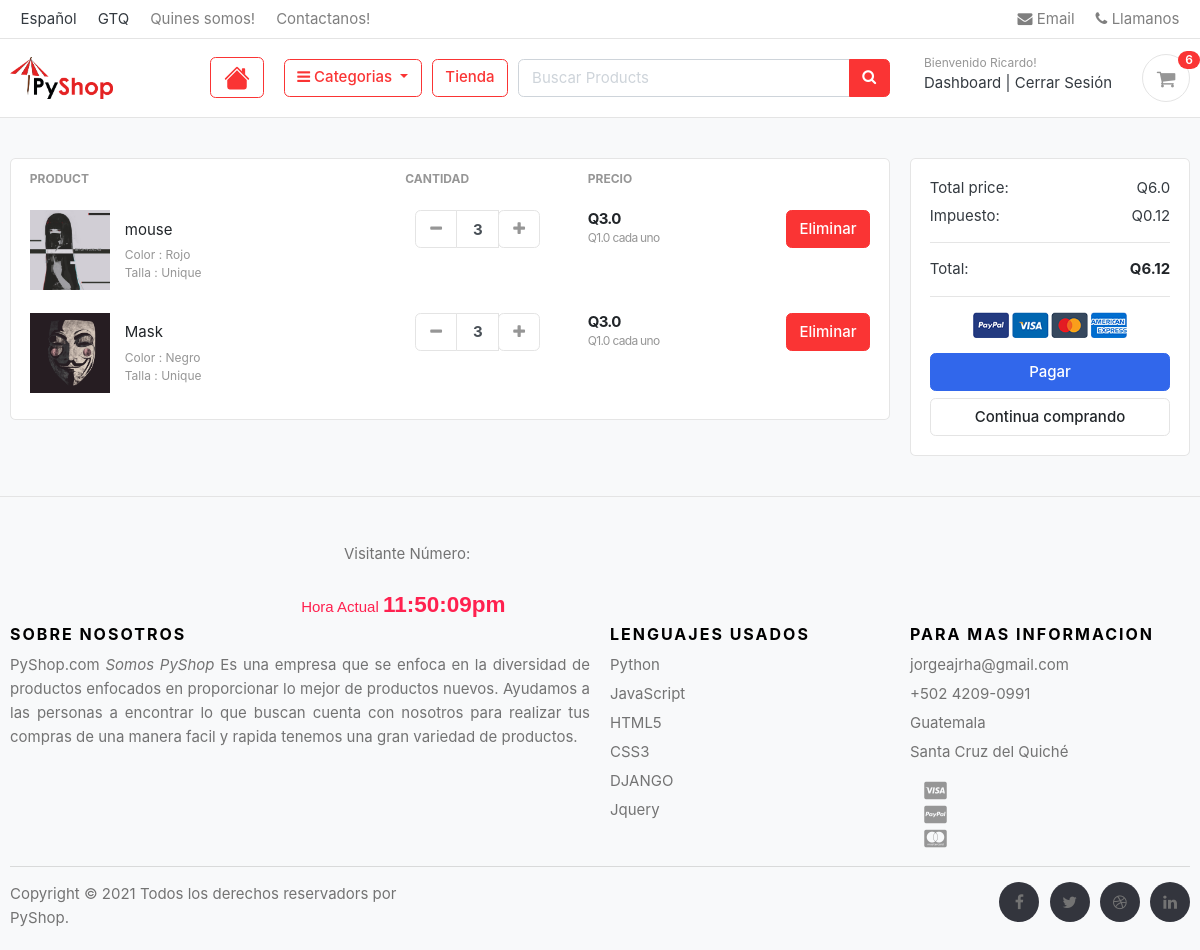
Screenshot of /cart/ (signed in) with the database file from the repository.
### accounts/models.py (models this page shows, shortened)
class Account(AbstractUser):
    first_name = models.CharField(max_length=50)
    last_name = models.CharField(max_length=50)
    username = models.CharField(max_length=50, unique=True)
    email = models.CharField(max_length=100, unique=True)
    phone_number = models.CharField(max_length=50)
    date_joined = models.DateTimeField(auto_now_add=True)
    last_login = models.DateTimeField(auto_now_add=True)
    is_admin = models.BooleanField(default=False)
    is_staff = models.BooleanField(default=False)
    is_active = models.BooleanField(default=False)
    is_superuser = models.BooleanField(default=False)
    USERNAME_FIELD = 'email'
    REQUIRED_FIELDS = [ 'username','first_name', 'last_name']
    objects = MyAccountManager()
    class Meta:
        verbose_name = "Account"
        verbose_name_plural = "Accounts"

### carts/models.py (models this page shows, shortened)
class CartItem(models.Model):
    user = models.ForeignKey(Account, on_delete=models.CASCADE, null=True)
    product = models.ForeignKey(Product, on_delete=models.CASCADE)
    variations = models.ManyToManyField(Variation, blank=True)
    cart = models.ForeignKey(Cart, on_delete=models.CASCADE, null=True)
    quantity = models.IntegerField()
    is_active = models.BooleanField(default=True)
    def sub_total(self):
        return self.product.price * self.quantity

### store/models.py (models this page shows, shortened)
class Product(models.Model):
    product_name = models.CharField(max_length=200, unique=True)
    slug = models.CharField(max_length=200, unique=True)
    description = models.TextField(max_length=500, blank=True)
    price = models.FloatField()
    images = models.ImageField(upload_to='photos/products')
    stock = models.IntegerField()
    is_available = models.BooleanField(default=True)
    category = models.ForeignKey(Category, on_delete=models.CASCADE)
    created_date =models.DateTimeField(auto_now_add=True)
    modified_date =models.DateTimeField(auto_now=True)
    def get_url(self):
        return reverse('product_detail', args=[self.category.slug, self.slug])

class Variation(models.Model):
    product = models.ForeignKey(Product, on_delete=models.CASCADE)
    variation_category = models.CharField(max_length=100,choices=variation_category_choice)
    variation_value = models.CharField(max_length=100)
    is_active = models.BooleanField(default=True)
    created_date = models.DateTimeField(auto_now_add=True)
    objects = VariationManager()

### carts/views.py (the view)
# urls.py: path('',views.cart,name="cart"),
def cart(request, total=0, quantity=0, cart_item=None):
    impuesto = 0
    grand_total = 0
    try:
        if request.user.is_authenticated:
            cart_items = CartItem.objects.filter(user=request.user,is_active=True)
        else:
            cart = Cart.objects.get(cart_id=__cart_id(request))
            cart_items = CartItem.objects.filter(cart=cart,is_active=True)
        total_price = 0
        total_products_quantity = 0
        for cart_item in cart_items:
            total_price += (cart_item.product.price*cart_item.quantity)
            total_products_quantity += cart_item.quantity
        impuesto = (2*total_price)/100 #suponiendo que el impuesto es de 2 porciento
        grand_total = total_price + impuesto
    except ObjectDoesNotExist:
        total_price = 0
        total_products_quantity = 0
        cart_items = 0
    context = {
        'total_price': total_price,
        'total_products_quantity': total_products_quantity,
        'cart_items': cart_items,
        'impuesto': impuesto,
        'grand_total': grand_total,
    }
    return render(request, "store/cart.html",context)

### carts/context_processors.py (called while the page is built)
def counter(request):
    cart_count = 0
    try:
        cart = Cart.objects.filter(cart_id=__cart_id(request))
        if request.user.is_authenticated:
            cart_items = CartItem.objects.all().filter(user=request.user)
        else:
            cart_items = CartItem.objects.all().filter(cart=cart[:1])
        for cart_item in cart_items:
            cart_count += cart_item.quantity
    except Cart.DoesNotExist:
        cart_count = 0
    return dict(cart_count=cart_count)

### carts/views.py (called while the page is built)
def __cart_id(request):
    cart_id = request.session.session_key
    if not cart_id:
        cart_id = request.session.create()
    return cart_id

### category/context_processors.py (called while the page is built)
def menu_links(request):
    links = Category.objects.all()
    return dict(links=links)

### category/models.py (called while the page is built)
    def get_url(self):
        return reverse('products_by_category',args=[self.slug])

### templates/store/cart.html (shortened to what this page needs)
{% extends 'base.html' %}
{% load static %}
{% block content %}
<section class="section-content padding-y bg">
    <div class="container">
    {% if cart_items|length == 0 %}
            <h2 class="text-center">Tu carrito de compras esta vacio!</h2>
            <br>
            <div class="text-center">
                <a href="{% url 'store' %}" class="btn btn-primary">Vamos a añadir algo! :)</a>
            </div>
    {% else %}
        <div class="row">
            <aside class="col-lg-9">
        <div class="card">
        <table class="table table-borderless table-shopping-cart">
        <thead class="text-muted">
        <tr class="small text-uppercase">
          <th scope="col">Product</th>
          <th scope="col" width="120">Cantidad</th>
          <th scope="col" width="120">Precio</th>
          <th scope="col" class="text-right" width="200"> </th>
        </tr>
        </thead>
        <tbody>
        {% for cart_item in cart_items %}
        <tr>
            <td>
                <figure class="itemside align-items-center">
                    <div class="aside">
                        <a href="{{ cart_item.product.get_url }}" class="img-wrap">
                            <img src="{{ cart_item.product.images.url }}" class="img-sm">
                        </a>
                    </div>
                    <figcaption class="info">
                        <a href="{{ cart_item.product.get_url }}" class="title text-dark">{{ cart_item.product.product_name }}</a>
                        <p class="text-muted small">
                            {% if cart_item.variations.all %}
                                {% for item in cart_item.variations.all %}
                                    {{ item.variation_category | capfirst}} : {{ item.variation_value | capfirst }}
                                    <br>
                                {% endfor %}
                            {% endif %}
                        </p>
                    </figcaption>
                </figure>
            </td>
            <td>
                            <div class="col">
                                <div class="input-group input-spinner">
                                    <div class="input-group-prepend">
                                        <a href="{% url 'remove_cart' cart_item.product.id cart_item.id %}" class="btn btn-light" type="button id="button-plus"> <i class="fa fa-minus"></i> </a>
                                    </div>
                                    <input type="text" class="form-control"  value="{{cart_item.quantity}}">
                                    <div class="input-group-append">
                                        <form action="{% url 'add_cart' cart_item.product.id  %}" method="POST">
                                        <button class="btn btn-light" type="submit" id="button-minus"> <i class="fa fa-plus"></i> </button>
                                        </form>
                                    </div>
                                </div>
                            </div>
            </td>
            <td>
                <div class="price-wrap">
                    <var class="price">Q{{ cart_item.sub_total }}</var>
                    <small class="text-muted"> Q{{ cart_item.product.price }} cada uno </small>
                </div>
            </td>
            <td class="text-right">
                <a href="{% url 'remove_cart_item' cart_item.product.id cart_item.id %}" class="btn btn-danger"> Eliminar</a>
            </td>
        </tr>
        {% endfor %}
            </tbody>
            </table>
            </div>
        </aside>
        <aside class="col-lg-3">
            <div class="card">
            <div class="card-body">
                <dl class="dlist-align">
                  <dt>Total price:</dt>
                  <dd class="text-right">Q{{ total_price }}</dd>
                </dl>
                <dl class="dlist-align">
                  <dt>Impuesto:</dt>
                  <dd class="text-right"> Q{{ impuesto }}</dd>
                </dl>
                <hr></hr>
                <dl class="dlist-align">
                  <dt>Total:</dt>
                  <dd class="text-right text-dark b"><strong>Q{{ grand_total }}</strong></dd>
                </dl>
                <hr></hr>
                <p class="text-center mb-3">
                    <img src="{% static 'images/misc/payments.png' %}" height="26">
                </p>
                <a href="{% url 'checkout' %}" class="btn btn-primary btn-block"> Pagar </a>
                <a href="{% url 'store' %}" class="btn btn-light btn-block">Continua comprando</a>
            </div>
            </div>
    </aside>
    </div>
    {% endif %}
    </div>
    </section>
{% endblock %}

### templates/includes/header.html (shortened to what this page needs)
{% load static %}
<header class="section-header">
  <nav class="navbar p-md-0 navbar-expand-sm navbar-light border-bottom">
    <div class="container">
      <div class="collapse navbar-collapse" id="navbarTop4">
        <ul class="navbar-nav mr-auto">
          <li class="nav-item dropdown">
            <a class="nav-link"> Español </a>
          </li>
          <li class="nav-item dropdown">
            <a  class="nav-link"> GTQ </a>
          </li>
          <li class="nav-item dropdown">
            <a href="{% url 'about_us' %}" class="nav-link"> Quines somos! </a>
          </li>
          <li class="nav-item dropdown">
            <a href="{% url 'contact_us' %}" class="nav-link"> Contactanos! </a>
          </li>
        </ul>
        <ul class="navbar-nav">
          <li>
            <a href="#" class="nav-link">
              <i class="fa fa-envelope"></i> Email
            </a>
          </li>
          <li>
            <a href="#" class="nav-link">
              <i class="fa fa-phone"></i> Llamanos</a
            >
          </li>
        </ul>
      </div>
    </div>
  </nav>
  <section class="header-main border-bottom">
    <div class="container">
      <div class="row align-items-center">
        <div class="col-lg-2 col-md-3 col-3">
          <a href="{% url 'home' %}" class="brand-wrap">
            <img class="logo" src="{% static './images/logo01.png' %}" />
          </a>
        </div>
        <div class="col-lg col-sm col-md col-3 flex-grow-0">
          <div class="category-wrap dropdown d-inline-block float-right">
            <a class="btn btn-outline-danger" href="{% url 'home' %}">
            </a>
            </div>
        </div>
        <div class="col-lg col-sm col-md col-6 flex-grow-0">
          <div class="category-wrap dropdown d-inline-block float-right">
            <button
              type="button"
              class="btn btn-outline-danger dropdown-toggle"
              data-toggle="dropdown"
            >
              <i class="fa fa-bars"></i> Categorias
            </button>
          </div>
        </div>
        <a href="{% url 'store' %}" class="btn btn-outline-danger">Tienda</a>
        <div class="col-lg col-md-6 col-sm-12 col">
          <form action="{% url 'search' %}" class="search">
            <div class="input-group w-100">
              <input
                type="text"
                class="form-control"
                style="width: 60%"
                placeholder="Buscar Products"
                name="keyword"
              />
              <div class="input-group-append">
                <button class="btn btn-danger" type="submit">
                  <i class="fa fa-search"></i>
                </button>
              </div>
            </div>
          </form>
        </div>
        <div class="col-lg-3 col-sm-6 col-8 order-2 order-lg-3">
          <div class="d-flex justify-content-end mb-3 mb-lg-0">
            {% if user.id is None %}
              <div class="widget-header">
                <small class="title text-muted">Bienvenido visitante!</small>
                <div>
                  <a href="{% url 'login' %}">Login</a>
                  <span class="dark-transp"> | </span>
                  <a href="{% url 'register' %}"> Registrar</a>
                </div>
              </div>
            {% else %}
              <div class="widget-header">
                <small class="title text-muted">Bienvenido {{ user.first_name | capfirst }}!</small>
                <div>
                  <a href="{% url 'dashboard' %}">Dashboard</a>
                  <span class="dark-transp"> | </span>
                  <a href="{% url 'logout' %}"> Cerrar Sesión</a>
                </div>
              </div>
            {% endif %}
            <a href="{% url 'cart' %}" class="widget-header pl-3 ml-3">
              <div class="icon icon-sm rounded-circle border">
                <i class="fa fa-shopping-cart"></i>
              </div>
              <span class="badge badge-pill badge-danger notify">{{ cart_count }}</span>
            </a>
          </div>
        </div>
      </div>
    </div>
  </section>
</header>

### ecommerce/static/css/ui.css (style rules this page uses)
html { font-family: "Inter", sans-serif; font-size: 15px; }
.img-wrap { text-align: center; display: block; }
.img-wrap img { max-width: 100%; }
.price-wrap { letter-spacing: -0.7px; }
.icon-xs, .icon-sm, .icon-md, .icon-lg { display: inline-block; text-align: center; flex-shrink: 0; flex-grow: 0; }
.icon-sm { width: 48px; height: 48px; line-height: 48px !important; font-size: 20px; }
.img-xs, .img-sm, .img-md, .img-lg { -o-object-fit: cover; object-fit: cover; flex-shrink: 0; flex-grow: 0; }
.img-sm { width: 80px; height: 80px; }
.padding-y { padding-top: 40px; padding-bottom: 40px; }
var { font-style: normal; }
figure { margin-bottom: 0; }
.bg { background-color: #f8f9fa; }
.b { font-weight: 600; }
p:last-child { margin-bottom: 0; }
.header-main { position: relative; padding-top: 1rem; padding-bottom: 1rem; }
.brand-wrap .logo, .navbar-brand .logo { margin-right: 7px; max-height: 42px; display: inline-block; }
.widget-header { display: inline-block; vertical-align: middle; position: relative; }
.widget-header a { color: #343a40; }
.widget-header i { color: #969696; }
.widget-header .title { display: block; }
.widget-header .notify { position: absolute; top: -3px; right: -10px; }
.btn-light { background-color: #fff; border-color: #e4e4e4; }
.btn-light i { color: #969696; }
.itemside { position: relative; display: flex; width: 100%; }
.itemside .aside { position: relative; flex-shrink: 0; }
.itemside .info { padding-left: 15px; padding-right: 7px; }
.itemside p { margin-bottom: 0; }
.itemside .title { display: block; margin-bottom: 5px; color: #212529; }
[class*=dlist-] { margin-bottom: 5px; }
[class*=dlist-] dd { margin-bottom: 0; }
.dlist-align { display: flex; }
.dlist-align dt { width: 150px; word-wrap: break-word; font-weight: normal; }
.dlist-align dd { flex-grow: 1; }
.card .img-wrap { overflow: hidden; }
.notify { position: absolute; top: -4px; right: -10px; display: inline-block; padding: 0.25em 0.6em; font-size: 12px; line-height: 1; text-align: center; border-radius: 3rem; color: #fff; background-color: #fa3434; }
.price { font-weight: 600; color: #212529; }
.input-spinner { width: 125px; flex-wrap: nowrap; display: inline-flex; vertical-align: middle; }
.input-spinner input.form-control { text-align: center; max-width: 46px; font-weight: bold; flex-basis: 46px; border-color: #e4e4e4; flex-grow: 0; }
.input-spinner .btn { width: 42px; text-align: center; padding-left: 0.5rem; padding-right: 0.5rem; }
.table-shopping-cart.table td, .table-shopping-cart.table th { padding-left: 1.25rem; padding-right: 1.25rem; }
.table-shopping-cart .price-wrap { line-height: 1.2; }
.table-shopping-cart .price { font-weight: bold; margin-right: 5px; display: block; }

### rows the page displays
Account: first_name "Ricardo"
CartItem: product.images (picture), product.product_name "mouse", quantity "3", sub_total "3.0", product.price "1.0"
Variation: variation_category "Color", variation_value "Rojo"
Variation: variation_category "Talla", variation_value "Unique"
CartItem: product.images (picture), product.product_name "Mask", quantity "3", sub_total "3.0", product.price "1.0"
Variation: variation_category "Color", variation_value "Negro"
Variation: variation_category "Talla", variation_value "Unique"

### other values shown
{{ cart_count }} "6"
{{ total_price }} "6.0"
{{ impuesto }} "0.12"
{{ grand_total }} "6.12"
